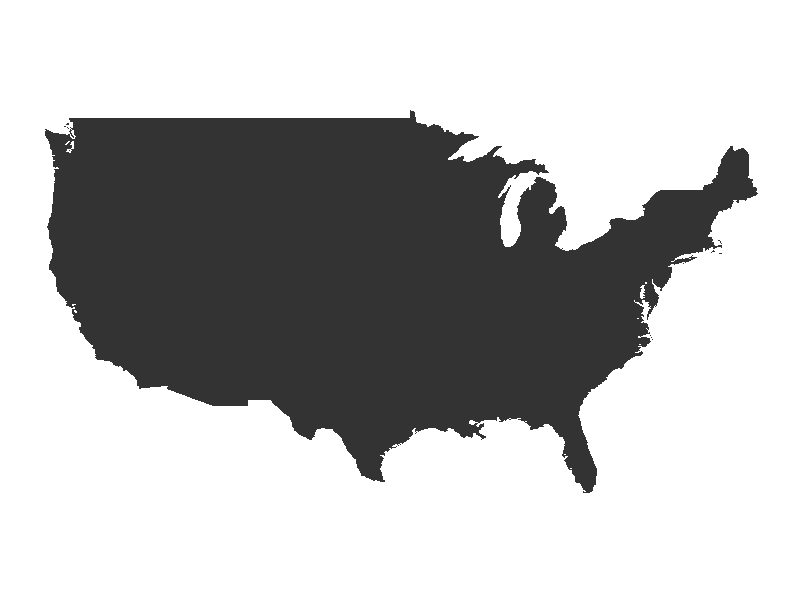

R code for this plot:
## ---- chunk 1
knitr::opts_chunk$set(echo = TRUE)
## ---- chunk 2
2+2
## ---- chunk 3
# install.packages("tidyverse") # Remove the "#" at the beginning
# install.packages("ggthemes")  # of the line to run the code!
# install.packages("maps")
# install.packages("mapproj")
# install.packages("ggplot2")   # <- don't remove these ones!
# <- remove these ones (except for this line!)
library(tidyverse)
library(ggplot2)
library(maps)
library(ggthemes)
library(mapproj)
## ---- chunk 4
usmapdata <- map_data("state")
## ---- chunk 5
ggplot(data=usmapdata, aes(x=long, y=lat, group=group)) +
  geom_polygon() +
  coord_map() +
  theme_map()
## ---- chunk 6
glimpse(usmapdata)
